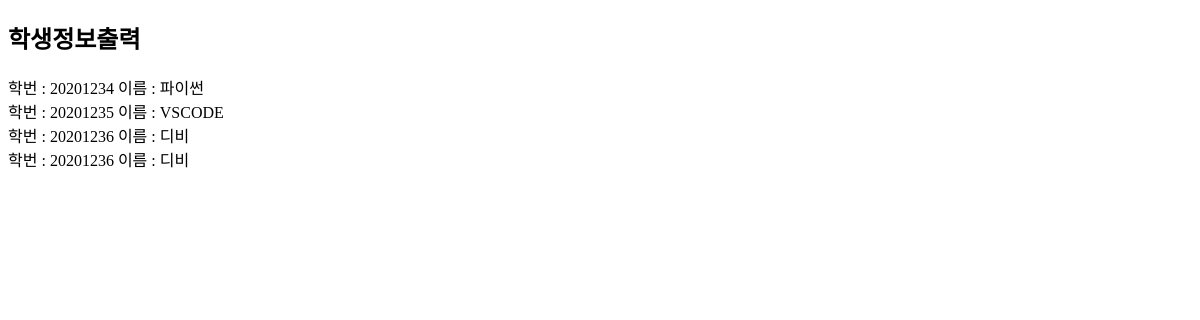
/getinfo, run on an earlier commit of the app's database.
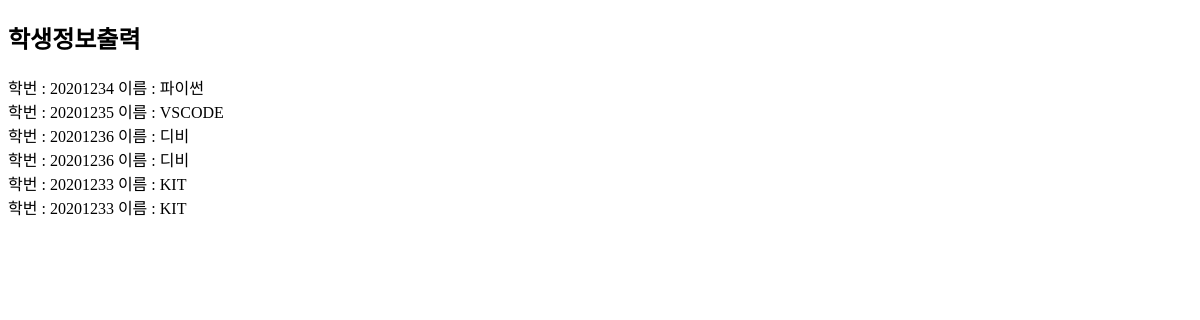
And on a later commit of the database.
### tables this page shows
CREATE TABLE student (num varchar(50), name varchar(50));

### app.py (the view)
@app.route('/getinfo')
def getinfo():
    ret = dbdb.select_all()
    print(ret[3])
    return render_template('getinfo.html', data = ret )

### dbdb.py (called while the page is built)
def dbcon():
    return sqlite3.connect('mydb.db')

def select_all():
    ret = list()
    try:
        db = dbcon()
        c = db.cursor()
        c.execute('SELECT * FROM student')
        ret = c.fetchall()
    except Exception as e:
        print('db error:', e)
    finally:
        db.close()
    return ret

### templates/getinfo.html
<!DOCTYPE html>
<html>
<body>
<h2>학생정보출력</h2>
{% for i in data %}
    학번 : {{ i[0] }} 이름 : {{ i[1] }}<br>
{% endfor %}
</body>
</html>

What changed in the data, as far as the page shows it:
added student: num "20201233", name "KIT"
added student: num "20201233", name "KIT"
